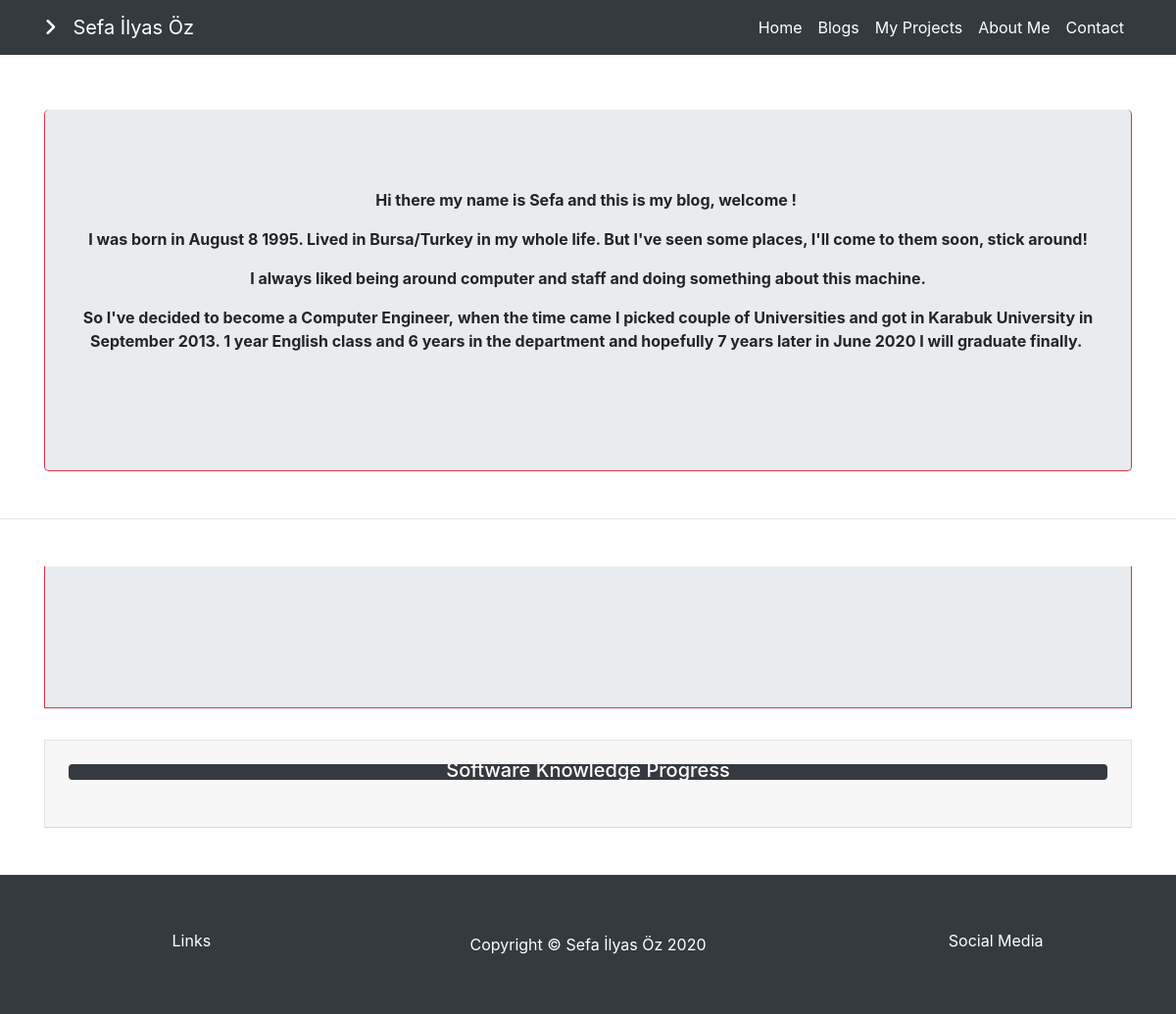
The page /aboutme on the database as committed earlier.
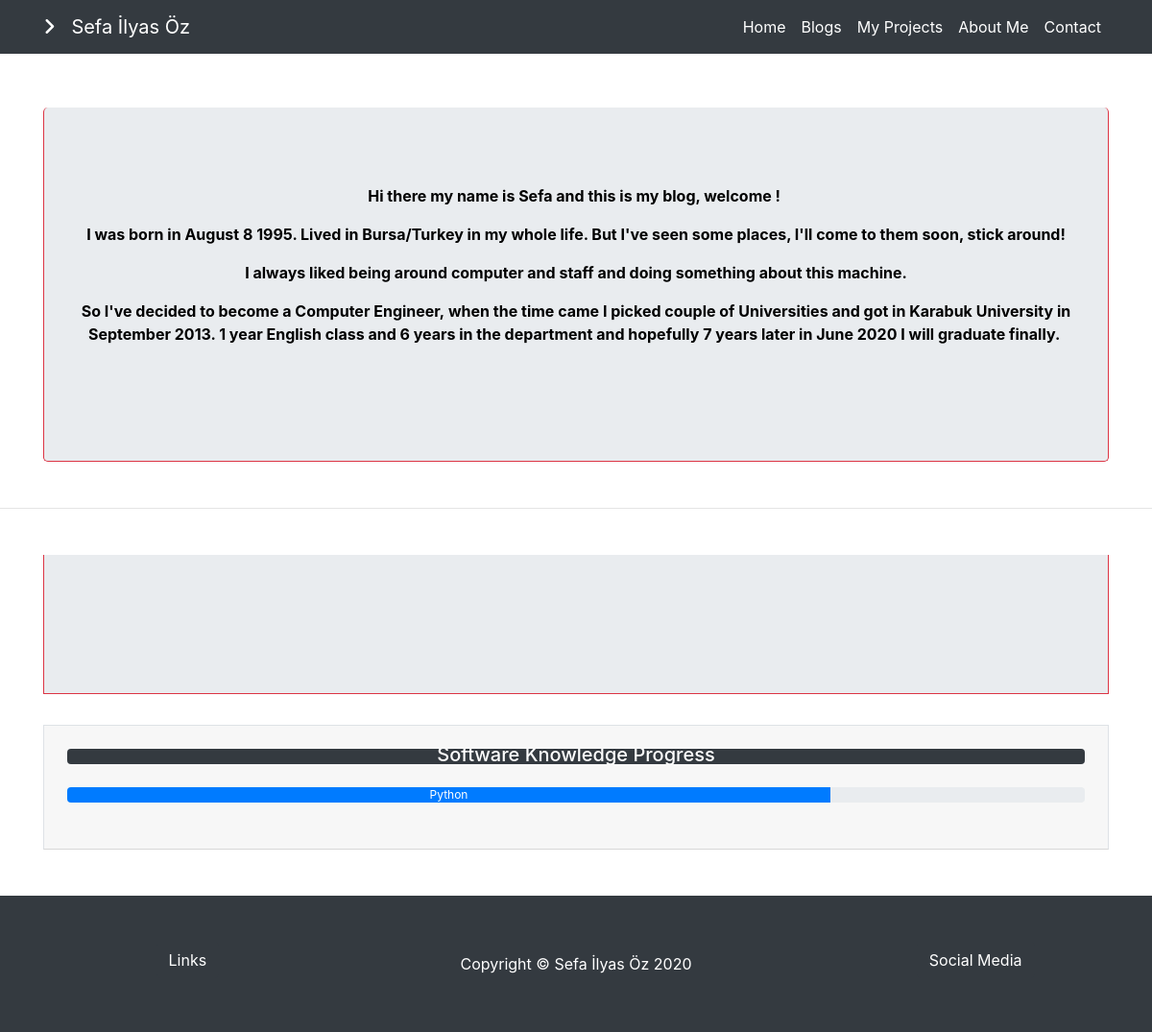
The same page on the database as committed later.
### pages/models.py (models this page shows, shortened)
class Setting(models.Model):
    STATUS = (
        ('TRUE', 'EVET'),
        ('FALSE', 'HAYIR'),
    )
    title = models.CharField(blank=True, max_length=150, verbose_name="Site Adı")
    keywords = models.CharField(blank=True, max_length=100)
    description = models.CharField(blank=True, max_length=100)
    company = models.CharField(blank=True, max_length=100, verbose_name="Şirket Adı")
    address = models.CharField(blank=True, max_length=200, verbose_name="Adres")
    phone = models.CharField(blank=True, max_length=15, verbose_name="Telefon")
    fax = models.CharField(blank=True, max_length=15, verbose_name="Fax")
    email = models.CharField(blank=True, max_length=100, verbose_name="Email")
    smtpserver = models.CharField(blank=True, max_length=100)
    smtpemail = models.CharField(blank=True, max_length=100)
    smtppassword = models.CharField(blank=True, max_length=100)
    smtpport = models.CharField(blank=True, max_length=10)
    icon = models.ImageField(blank=True, upload_to='',verbose_name="Logo")
    facebook = models.CharField(blank=True, max_length=100)
    twitter = models.CharField(blank=True, max_length=100)
    instagram = models.CharField(blank=True, max_length=100)
    youtube = models.CharField(blank=True, max_length=100, default="")
    github = models.CharField(blank=True, max_length=100, default="")
    kariyer = models.CharField(blank=True, max_length=100, default="")
    aboutme = RichTextField()
    contact = RichTextField()
    career = RichTextField()
    welcoming = RichTextField()
    status = models.CharField(max_length=10, choices=STATUS)
    create_at = models.DateTimeField(auto_now_add=True)
    update_at = models.DateTimeField(auto_now=True)
    def image_tag(self):
        return mark_safe('<img src="{}" height="50" />'.format(self.icon.url))
    image_tag.short_description = 'Logo'

### projects/models.py (models this page shows, shortened)
class Language(models.Model):
    STATUS = (
        ('Yayında', 'Yayında'),
        ('Yeni', 'Yeni'),
        ('Kaldırıldı', 'Kaldırıldı'),
    )
    name = models.CharField(blank=True, max_length=250, verbose_name="Dil")
    progress = models.IntegerField(blank=True, verbose_name="İlerleme", default=0)
    numberofprojects = models.IntegerField(blank=True, verbose_name="Yapılan Proje Sayısı", default=0)
    status = models.CharField(blank=True, choices=STATUS, default='Yeni', max_length=15)
    created_date = models.DateTimeField(auto_now_add=True, verbose_name="Oluşturulma Tarihi")
    updated_date = models.DateTimeField(auto_now=True, verbose_name="Güncellenme Tarihi")

### pages/views.py (the view)
# urls.py: path('aboutme', views.aboutme, name="about"),
def aboutme(request):
    settings = Setting.objects.get(pk=1)
    languages = Language.objects.filter(status='Yayında')
    context = {'settings': settings, 'languages': languages}
    return render(request, 'pages/about.html', context)

### templates/pages/about.html (shortened to what this page needs)
{% extends 'homebase.html' %}
{% block content %}
<div class="container">
    <div class="jumbotron text-center border-left border-right border-bottom border-danger ">
        <p> {{ settings.aboutme | safe }} </p>
    </div>
</div>
<hr class="mb-5 mt-5">
<div class="container">
    <div class="jumbotron-fluid text-center jumbotron border-left border-right border-bottom border-danger">
    </div>
    <div class="card-header text-center navbar-expand p-4 mb-5 border-left border-right border-top ">
        <div class="progress ">
            <div class="progress-bar bg-dark pt-2 pb-1" style="width: 100%;">
                <h5 class="display-5">
                    Software Knowledge Progress
                </h5>
            </div>
        </div>
        <br>
        {% for lang in languages %}
            <div class="progress">
                <div class="progress-bar w-{{ lang.progress }}">
                    {{ lang.name }}
                </div>
            </div>
            <br>
        {% endfor %}
    </div>
</div>
{% endblock %}

### templates/pages/footer.html (shortened to what this page needs)
<div class="footer">
    <navbar class="navbar-expand bg-dark p-5 navbar text-white">
        <div class="col-md-4">
            <div class="col-md-6" style="margin: auto">
                    <button class="btn btn-dark d-block mb-2" data-toggle="collapse" data-target="#collapse-btn-1">Links</button>
            </div>
        </div>
        <div class="col-md-4 text-center">
            Copyright &copy; {{ settings.title }} 2020
        </div>
        <div class="col-md-4">
           <div class="col-md-7" style="margin-left: auto">
                    <button class="btn btn-dark d-block mb-2" data-toggle="collapse" data-target="#collapse-btn-2">Social Media</button>
            </div>
        </div>
    </navbar>
</div>

Rows that differ between the two databases and show on the page:
added Language: name "Python"
